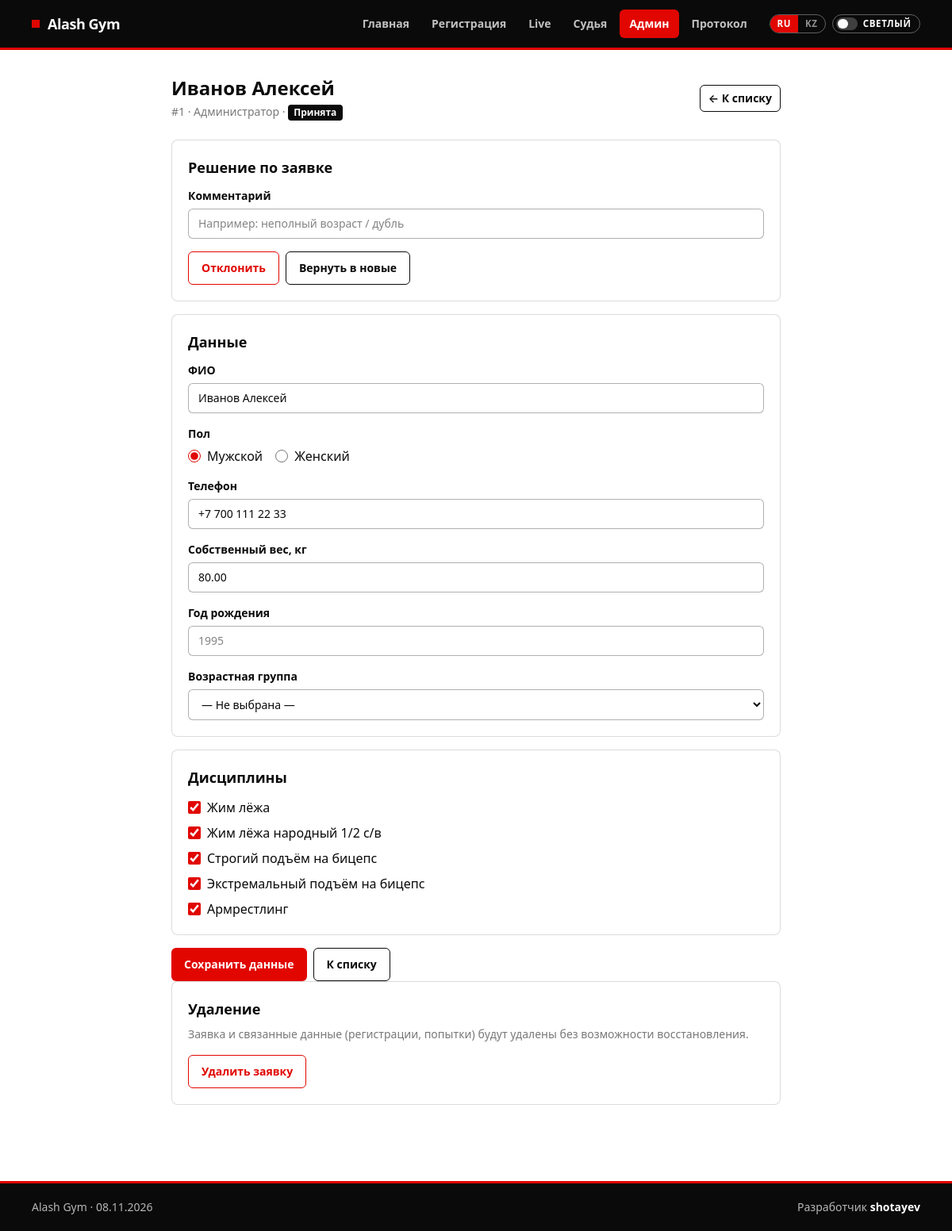
Page /admin/participants/1 (signed in) on the committed database.
### tables this page shows
CREATE TABLE participants (
  id INT UNSIGNED AUTO_INCREMENT PRIMARY KEY,
  full_name VARCHAR(150) NOT NULL,
  phone VARCHAR(30) DEFAULT NULL,
  body_weight DECIMAL(6,2) NULL DEFAULT NULL COMMENT 'Собственный вес, кг (взвешивание на месте)',
  gender ENUM('M', 'F') NOT NULL DEFAULT 'M',
  birth_year YEAR DEFAULT NULL,
  age_group VARCHAR(50) DEFAULT NULL COMMENT 'Возрастная группа',
   
  status ENUM('pending', 'approved', 'rejected') NOT NULL DEFAULT 'pending',
  status_note VARCHAR(255) DEFAULT NULL COMMENT 'комментарий админа',
  reviewed_at TIMESTAMP NULL DEFAULT NULL,
  weighed_at TIMESTAMP NULL DEFAULT NULL COMMENT 'официальное взвешивание',
  weigh_note TEXT NULL COMMENT 'заметки судьи на весах',
  weight_category VARCHAR(80) NULL COMMENT 'категория по собственному весу',
  lot_number INT UNSIGNED NULL COMMENT 'жребий',
  created_at TIMESTAMP DEFAULT CURRENT_TIMESTAMP
);

CREATE TABLE disciplines (
  id INT UNSIGNED AUTO_INCREMENT PRIMARY KEY,
  code VARCHAR(50) NOT NULL UNIQUE,
  name_ru VARCHAR(150) NOT NULL,
  sort_order TINYINT UNSIGNED NOT NULL DEFAULT 0,
   
  scoring_type ENUM('weight', 'reps', 'arm') NOT NULL DEFAULT 'weight',
  attempts_allowed TINYINT UNSIGNED NOT NULL DEFAULT 3
);

### app/Core/Controller.php (called while the page is built, shortened)
<?php
class Controller
{
    protected array $config;
    public function __construct()
    {
        $this->config = $GLOBALS['app_config'] ?? [];
    }
    protected function view(string $name, array $data = []): void
    {
        extract($data);
        $config = $this->config;
        require dirname(__DIR__) . '/Views/' . $name . '.php';
        require dirname(__DIR__) . '/Views/layouts/main.php';
    }
}

### app/Controllers/AdminController.php (called while the page is built, shortened)
<?php
class AdminController extends Controller
{
    public function editForm(string $id): void
    {
        $participant = Participant::find((int) $id);
        $this->view('admin/edit', [
            'participant'   => $participant,
            'disciplines'   => Discipline::all(),
            'registrations' => Participant::registrationsWithDisciplines((int) $id),
            'ageGroups'     => ($this->config['competition']['age_groups'] ?? []),
            'selected'      => array_map('intval', Participant::disciplineIds((int) $id)),
            'statuses'      => Participant::statuses(),
            'flash'         => $this->takeFlash(),
            'adminName'     => $_SESSION['admin_name'] ?? 'Админ',
        ]);
    }
}

### public/index.php (called while the page is built, shortened)
<?php
spl_autoload_register(function (string $class): void {
    $prefix = 'App\\';
    $relative = str_replace('\\', '/', substr($class, strlen($prefix)));
    $file = ROOT . '/app/' . $relative . '.php';
});
$router = new Router();
$uriPath = parse_url($_SERVER['REQUEST_URI'] ?? '/', PHP_URL_PATH) ?: '/';
$router->dispatch($_SERVER['REQUEST_METHOD'] ?? 'GET', $uriPath);

### app/Core/Database.php (called while the page is built, shortened)
<?php
class Database
{
    private static ?PDO $pdo = null;
    public static function connect(array $cfg): PDO
    {
        if (self::$pdo === null) {
            $dsn = sprintf(
                'mysql:host=%s;port=%s;dbname=%s;charset=%s',
                $cfg['host'],
                $cfg['port'],
                $cfg['name'],
                $cfg['charset']
            );
            try {
                self::$pdo = new PDO($dsn, $cfg['user'], $cfg['pass'], [
                    PDO::ATTR_ERRMODE            => PDO::ERRMODE_EXCEPTION,
                    PDO::ATTR_DEFAULT_FETCH_MODE => PDO::FETCH_ASSOC,
                    PDO::ATTR_EMULATE_PREPARES   => false,
                ]);
            } catch (PDOException $e) {
                http_response_code(500);
                echo 'Ошибка подключения к БД: ' . htmlspecialchars($e->getMessage());
                exit;
            }
        }
        return self::$pdo;
    }
    public static function pdo(): PDO
    {
        return self::$pdo;
    }
}

### app/Models/Participant.php (called while the page is built, shortened)
<?php
class Participant
{
    public static function find(int $id): ?array
    {
        $st = Database::pdo()->prepare('SELECT * FROM participants WHERE id = ?');
        $st->execute([$id]);
        $row = $st->fetch();
        return $row ?: null;
    }
}

### app/Models/Discipline.php (called while the page is built, shortened)
<?php
class Discipline
{
    public static function all(): array
    {
        return Database::pdo()
            ->query('SELECT * FROM disciplines ORDER BY sort_order')
            ->fetchAll();
    }
}

### app/Views/admin/edit.php (the view, shortened to what this page needs)
<?php
$base = $config['base_url'] ?? '';
$p = $participant;
$selected = $selected ?? [];
$statuses = $statuses ?? [];
$pid = (int) $p['id'];
$st = $p['status'] ?? 'pending';
$stLabel = $statuses[$st] ?? $st;
?>
<div class="mx-auto w-full max-w-3xl">
  <div class="mb-6 flex flex-wrap items-center justify-between gap-3">
    <div>
      <h1 class="mb-1 text-2xl font-semibold"><?= htmlspecialchars($p['full_name'] ?? 'Заявка') ?></h1>
      <p class="text-sm text-muted">
        #<?= $pid ?> · <?= htmlspecialchars($adminName) ?> ·
        <span class="badge-status badge-status--<?= htmlspecialchars($st) ?>">
          <?= htmlspecialchars($stLabel) ?>
        </span>
      </p>
    </div>
    <a class="btn-secondary-sm" href="<?= htmlspecialchars($base) ?>/admin">← К списку</a>
  </div>
  <section class="card mb-4">
    <div class="card-body">
      <h2 class="mb-3 text-lg font-semibold">Решение по заявке</h2>
      <form method="post" action="<?= htmlspecialchars($base) ?>/admin/participants/<?= $pid ?>/status">
        <div class="mb-4">
          <label class="field-label" for="status_note">Комментарий</label>
          <input class="field w-full" id="status_note" name="status_note"
                 value="<?= htmlspecialchars($p['status_note'] ?? '') ?>"
                 placeholder="Например: неполный возраст / дубль">
        </div>
        <div class="flex flex-wrap gap-2">
          <?php if ($st !== 'rejected'): ?>
            <button class="btn-danger" type="submit" name="status" value="rejected">Отклонить</button>
          <?php endif; ?>
          <?php if ($st !== 'pending'): ?>
            <button class="btn-secondary" type="submit" name="status" value="pending">Вернуть в новые</button>
          <?php endif; ?>
        </div>
      </form>
    </div>
  </section>
  <form method="post" action="<?= htmlspecialchars($base) ?>/admin/participants/<?= $pid ?>" novalidate>
    <div class="card mb-4">
      <div class="card-body">
        <h2 class="mb-3 text-lg font-semibold">Данные</h2>
        <div class="mb-4">
          <label class="field-label" for="full_name">ФИО</label>
          <input class="field w-full" id="full_name" name="full_name" required
                 value="<?= htmlspecialchars($p['full_name'] ?? '') ?>">
        </div>
        <fieldset class="mb-4">
          <legend class="field-label">Пол</legend>
          <div class="flex flex-wrap gap-4">
            <div class="flex items-center gap-2">
              <input class="check" type="radio" name="gender" id="gender_m" value="M"
                     <?= ($p['gender'] ?? 'M') === 'M' ? 'checked' : '' ?>>
              <label for="gender_m">Мужской</label>
            </div>
            <div class="flex items-center gap-2">
              <input class="check" type="radio" name="gender" id="gender_f" value="F"
                     <?= ($p['gender'] ?? '') === 'F' ? 'checked' : '' ?>>
              <label for="gender_f">Женский</label>
            </div>
          </div>
        </fieldset>
        <div class="grid gap-4 sm:grid-cols-2">
          <div>
            <label class="field-label" for="phone">Телефон</label>
            <input class="field w-full" id="phone" name="phone" type="tel"
                   autocomplete="tel" inputmode="tel" maxlength="16"
                   value="<?= htmlspecialchars($p['phone'] ?? '') ?>"
                   placeholder="+7 700 000 00 00">
          </div>
          <div>
            <label class="field-label" for="body_weight">Собственный вес, кг</label>
            <input class="field w-full" id="body_weight" name="body_weight" type="number"
                   step="0.01" min="20" max="300" inputmode="decimal"
                   value="<?= ($p['body_weight'] !== null && (float) $p['body_weight'] > 0) ? number_format((float) $p['body_weight'], 2, '.', '') : '' ?>"
                   placeholder="Взвешивание на месте">
          </div>
          <div>
            <label class="field-label" for="birth_year">Год рождения</label>
            <input class="field w-full" id="birth_year" name="birth_year" type="number"
                   min="1920" max="2026" inputmode="numeric"
                   value="<?= htmlspecialchars((string) ($p['birth_year'] ?? '')) ?>"
                   placeholder="1995">
          </div>
          <div>
            <label class="field-label" for="age_group">Возрастная группа</label>
            <select class="field w-full" id="age_group" name="age_group">
              <option value="">— Не выбрана —</option>
            </select>
          </div>
        </div>
      </div>
    </div>
    <div class="card mb-4">
      <div class="card-body">
        <h2 class="mb-3 text-lg font-semibold">Дисциплины</h2>
        <div class="flex flex-col gap-2">
          <?php foreach ($disciplines as $d): ?>
            <?php $did = (int) $d['id']; ?>
            <div class="flex items-center gap-2">
              <input class="check" type="checkbox"
                     name="disciplines[]" value="<?= $did ?>"
                     id="d<?= $did ?>"
                     <?= in_array($did, $selected, true) ? 'checked' : '' ?>>
              <label for="d<?= $did ?>"><?= htmlspecialchars($d['name_ru']) ?></label>
            </div>
          <?php endforeach; ?>
        </div>
      </div>
    </div>
    <div class="flex flex-wrap gap-2">
      <button type="submit" class="btn-primary">Сохранить данные</button>
      <a href="<?= htmlspecialchars($base) ?>/admin" class="btn-secondary">К списку</a>
    </div>
  </form>
  <section class="card mt-6">
    <div class="card-body">
      <h2 class="mb-2 text-lg font-semibold">Удаление</h2>
      <p class="mb-4 text-sm text-muted">
        Заявка и связанные данные (регистрации, попытки) будут удалены без возможности восстановления.
      </p>
      <form method="post"
            action="<?= htmlspecialchars($base) ?>/admin/participants/<?= $pid ?>/delete"
            onsubmit="return confirm(<?= htmlspecialchars(json_encode("Удалить заявку #{$pid} (" . ($p['full_name'] ?? '') . ")? Это нельзя отменить."), ENT_QUOTES, 'UTF-8') ?>);">
        <button class="btn-danger" type="submit">Удалить заявку</button>
      </form>
    </div>
  </section>
</div>

### app/Core/Router.php (shortened to what this page needs)
<?php
class Router
{
    private array $routes = [];
    public function get(string $path, array $handler): void
    {
        $this->routes['GET'][] = $this->compile($path, $handler);
    }
    public function post(string $path, array $handler): void
    {
        $this->routes['POST'][] = $this->compile($path, $handler);
    }
    public function dispatch(string $method, string $uri): void
    {
        $path = parse_url($uri, PHP_URL_PATH) ?: '/';
        $path = $this->normalize($path);
        foreach ($this->routes[$method] ?? [] as $route) {
            if (!preg_match($route['pattern'], $path, $matches)) {
                continue;
            }
            $params = [];
            foreach ($route['keys'] as $key) {
                $params[$key] = $matches[$key] ?? null;
            }
            [$class, $action] = $route['handler'];
            $controller = new $class();
            $controller->$action(...array_values($params));
            return;
        }
    }
    private function compile(string $path, array $handler): array
    {
        $path = $this->normalize($path);
        $keys = [];
        $pattern = preg_replace_callback('/\{([a-zA-Z_][a-zA-Z0-9_]*)\}/', function ($m) use (&$keys) {
            $keys[] = $m[1];
            return '(?P<' . $m[1] . '>[^/]+)';
        }, $path);
        $pattern = '#^' . $pattern . '$#';
        return [
            'pattern' => $pattern,
            'keys'    => $keys,
            'handler' => $handler,
        ];
    }
    private function normalize(string $path): string
    {
        $path = '/' . trim($path, '/');
        return $path === '/' ? '/' : rtrim($path, '/');
    }
}

### rows in the picture
participants: full_name "Иванов Алексей", id "1", status "Принята", gender "☑ Мужской", gender "☐ Женский", phone "+7 700 111 22 33", body_weight "80.00"
disciplines: id "☑", name_ru "Жим лёжа"
disciplines: id "☑", name_ru "Жим лёжа народный 1/2 с/в"
disciplines: id "☑", name_ru "Строгий подъём на бицепс"
disciplines: id "☑", name_ru "Экстремальный подъём на бицепс"
disciplines: id "☑", name_ru "Армрестлинг"

### other values in the picture
$label "Главная"
$label "Регистрация"
$label "Live"
$label "Судья"
$label "Админ"
$label "Протокол"
$t('theme.light') "СВЕТЛЫЙ"
$t('footer.developer') "Разработчик"
